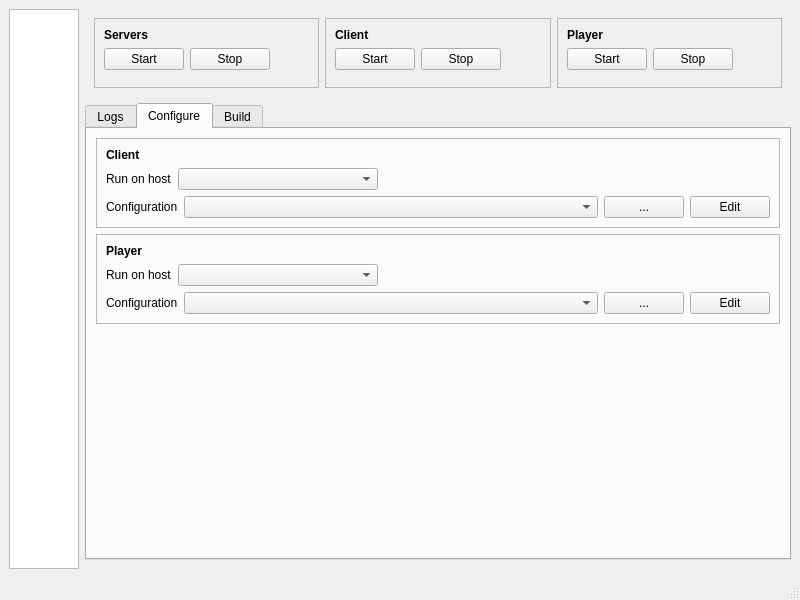
<?xml version="1.0" encoding="UTF-8"?>
<ui version="4.0">
 <class>MainWindow</class>
 <widget class="QMainWindow" name="MainWindow">
  <property name="geometry">
   <rect>
    <x>0</x>
    <y>0</y>
    <width>800</width>
    <height>600</height>
   </rect>
  </property>
  <property name="windowTitle">
   <string>CAST Control</string>
  </property>
  <property name="locale">
   <locale language="English" country="UnitedStates"/>
  </property>
  <widget class="QWidget" name="centralwidget">
   <layout class="QHBoxLayout" name="horizontalLayout">
    <item>
     <widget class="QTreeView" name="processTree">
      <property name="sizePolicy">
       <sizepolicy hsizetype="Expanding" vsizetype="Expanding">
        <horstretch>1</horstretch>
        <verstretch>0</verstretch>
       </sizepolicy>
      </property>
     </widget>
    </item>
    <item>
     <widget class="QFrame" name="frame_6">
      <property name="frameShape">
       <enum>QFrame::NoFrame</enum>
      </property>
      <property name="frameShadow">
       <enum>QFrame::Raised</enum>
      </property>
      <layout class="QVBoxLayout" name="verticalLayout_7">
       <property name="leftMargin">
        <number>0</number>
       </property>
       <property name="topMargin">
        <number>0</number>
       </property>
       <property name="rightMargin">
        <number>0</number>
       </property>
       <item>
        <widget class="QFrame" name="frame_5">
         <property name="sizePolicy">
          <sizepolicy hsizetype="Preferred" vsizetype="MinimumExpanding">
           <horstretch>0</horstretch>
           <verstretch>0</verstretch>
          </sizepolicy>
         </property>
         <property name="frameShape">
          <enum>QFrame::NoFrame</enum>
         </property>
         <property name="frameShadow">
          <enum>QFrame::Raised</enum>
         </property>
         <layout class="QHBoxLayout" name="horizontalLayout_5">
          <item>
           <widget class="QFrame" name="frame">
            <property name="sizePolicy">
             <sizepolicy hsizetype="Preferred" vsizetype="Minimum">
              <horstretch>0</horstretch>
              <verstretch>0</verstretch>
             </sizepolicy>
            </property>
            <property name="frameShape">
             <enum>QFrame::StyledPanel</enum>
            </property>
            <property name="frameShadow">
             <enum>QFrame::Raised</enum>
            </property>
            <layout class="QVBoxLayout" name="verticalLayout_3">
             <item>
              <widget class="QLabel" name="label">
               <property name="font">
                <font>
                 <weight>75</weight>
                 <bold>true</bold>
                </font>
               </property>
               <property name="text">
                <string>Servers</string>
               </property>
              </widget>
             </item>
             <item>
              <layout class="QHBoxLayout" name="horizontalLayout_3">
               <item>
                <widget class="QPushButton" name="btServerStart">
                 <property name="text">
                  <string>Start</string>
                 </property>
                </widget>
               </item>
               <item>
                <widget class="QPushButton" name="btServerStop">
                 <property name="text">
                  <string>Stop</string>
                 </property>
                </widget>
               </item>
               <item>
                <spacer name="horizontalSpacer_2">
                 <property name="orientation">
                  <enum>Qt::Horizontal</enum>
                 </property>
                 <property name="sizeHint" stdset="0">
                  <size>
                   <width>40</width>
                   <height>20</height>
                  </size>
                 </property>
                </spacer>
               </item>
              </layout>
             </item>
             <item>
              <spacer name="verticalSpacer">
               <property name="orientation">
                <enum>Qt::Vertical</enum>
               </property>
               <property name="sizeType">
                <enum>QSizePolicy::MinimumExpanding</enum>
               </property>
               <property name="sizeHint" stdset="0">
                <size>
                 <width>20</width>
                 <height>8</height>
                </size>
               </property>
              </spacer>
             </item>
            </layout>
           </widget>
          </item>
          <item>
           <widget class="QFrame" name="frame_2">
            <property name="sizePolicy">
             <sizepolicy hsizetype="Preferred" vsizetype="Minimum">
              <horstretch>0</horstretch>
              <verstretch>0</verstretch>
             </sizepolicy>
            </property>
            <property name="frameShape">
             <enum>QFrame::StyledPanel</enum>
            </property>
            <property name="frameShadow">
             <enum>QFrame::Raised</enum>
            </property>
            <layout class="QVBoxLayout" name="verticalLayout_4">
             <item>
              <widget class="QLabel" name="label_2">
               <property name="font">
                <font>
                 <weight>75</weight>
                 <bold>true</bold>
                </font>
               </property>
               <property name="text">
                <string>Client</string>
               </property>
              </widget>
             </item>
             <item>
              <layout class="QHBoxLayout" name="horizontalLayout_4">
               <item>
                <widget class="QPushButton" name="btClientStart">
                 <property name="text">
                  <string>Start</string>
                 </property>
                </widget>
               </item>
               <item>
                <widget class="QPushButton" name="btClientStop">
                 <property name="text">
                  <string>Stop</string>
                 </property>
                </widget>
               </item>
               <item>
                <spacer name="horizontalSpacer_3">
                 <property name="orientation">
                  <enum>Qt::Horizontal</enum>
                 </property>
                 <property name="sizeHint" stdset="0">
                  <size>
                   <width>40</width>
                   <height>20</height>
                  </size>
                 </property>
                </spacer>
               </item>
              </layout>
             </item>
             <item>
              <spacer name="verticalSpacer_2">
               <property name="orientation">
                <enum>Qt::Vertical</enum>
               </property>
               <property name="sizeType">
                <enum>QSizePolicy::MinimumExpanding</enum>
               </property>
               <property name="sizeHint" stdset="0">
                <size>
                 <width>20</width>
                 <height>8</height>
                </size>
               </property>
              </spacer>
             </item>
            </layout>
           </widget>
          </item>
          <item>
           <widget class="QFrame" name="frame_3">
            <property name="sizePolicy">
             <sizepolicy hsizetype="Preferred" vsizetype="Minimum">
              <horstretch>0</horstretch>
              <verstretch>0</verstretch>
             </sizepolicy>
            </property>
            <property name="frameShape">
             <enum>QFrame::StyledPanel</enum>
            </property>
            <property name="frameShadow">
             <enum>QFrame::Raised</enum>
            </property>
            <layout class="QVBoxLayout" name="verticalLayout_5">
             <item>
              <widget class="QLabel" name="label_9">
               <property name="font">
                <font>
                 <weight>75</weight>
                 <bold>true</bold>
                </font>
               </property>
               <property name="text">
                <string>Player</string>
               </property>
              </widget>
             </item>
             <item>
              <layout class="QHBoxLayout" name="horizontalLayout_8">
               <item>
                <widget class="QPushButton" name="btPlayerStart">
                 <property name="text">
                  <string>Start</string>
                 </property>
                </widget>
               </item>
               <item>
                <widget class="QPushButton" name="btPlayerStop">
                 <property name="text">
                  <string>Stop</string>
                 </property>
                </widget>
               </item>
               <item>
                <spacer name="horizontalSpacer_4">
                 <property name="orientation">
                  <enum>Qt::Horizontal</enum>
                 </property>
                 <property name="sizeHint" stdset="0">
                  <size>
                   <width>40</width>
                   <height>20</height>
                  </size>
                 </property>
                </spacer>
               </item>
              </layout>
             </item>
             <item>
              <spacer name="verticalSpacer_3">
               <property name="orientation">
                <enum>Qt::Vertical</enum>
               </property>
               <property name="sizeType">
                <enum>QSizePolicy::MinimumExpanding</enum>
               </property>
               <property name="sizeHint" stdset="0">
                <size>
                 <width>20</width>
                 <height>8</height>
                </size>
               </property>
              </spacer>
             </item>
            </layout>
           </widget>
          </item>
         </layout>
         <zorder>frame_3</zorder>
         <zorder>frame</zorder>
         <zorder>frame_2</zorder>
         <zorder>frame_3</zorder>
        </widget>
       </item>
       <item>
        <widget class="QTabWidget" name="tabWidget">
         <property name="sizePolicy">
          <sizepolicy hsizetype="Expanding" vsizetype="Expanding">
           <horstretch>3</horstretch>
           <verstretch>1</verstretch>
          </sizepolicy>
         </property>
         <property name="currentIndex">
          <number>1</number>
         </property>
         <widget class="QWidget" name="tab">
          <attribute name="title">
           <string>Logs</string>
          </attribute>
          <layout class="QVBoxLayout" name="verticalLayout">
           <item>
            <layout class="QHBoxLayout" name="horizontalLayout_2">
             <item>
              <widget class="QComboBox" name="logfileCmbx">
               <property name="sizePolicy">
                <sizepolicy hsizetype="Maximum" vsizetype="Fixed">
                 <horstretch>4</horstretch>
                 <verstretch>0</verstretch>
                </sizepolicy>
               </property>
               <property name="minimumSize">
                <size>
                 <width>200</width>
                 <height>0</height>
                </size>
               </property>
               <property name="statusTip">
                <string>Active log</string>
               </property>
              </widget>
             </item>
             <item>
              <widget class="QPushButton" name="btLogViewAll">
               <property name="text">
                <string>All</string>
               </property>
              </widget>
             </item>
             <item>
              <widget class="QPushButton" name="btLogViewControl">
               <property name="text">
                <string>Control</string>
               </property>
              </widget>
             </item>
             <item>
              <spacer name="horizontalSpacer">
               <property name="orientation">
                <enum>Qt::Horizontal</enum>
               </property>
               <property name="sizeHint" stdset="0">
                <size>
                 <width>88</width>
                 <height>17</height>
                </size>
               </property>
              </spacer>
             </item>
            </layout>
           </item>
           <item>
            <widget class="QTextEdit" name="mainLogfileTxt"/>
           </item>
          </layout>
         </widget>
         <widget class="QWidget" name="tab_2">
          <attribute name="title">
           <string>Configure</string>
          </attribute>
          <layout class="QVBoxLayout" name="verticalLayout_2">
           <item>
            <widget class="QFrame" name="frame_11">
             <property name="frameShape">
              <enum>QFrame::StyledPanel</enum>
             </property>
             <property name="frameShadow">
              <enum>QFrame::Raised</enum>
             </property>
             <layout class="QVBoxLayout" name="verticalLayout_14">
              <item>
               <widget class="QLabel" name="label_3">
                <property name="font">
                 <font>
                  <weight>75</weight>
                  <bold>true</bold>
                 </font>
                </property>
                <property name="text">
                 <string>Client</string>
                </property>
               </widget>
              </item>
              <item>
               <layout class="QHBoxLayout" name="horizontalLayout_13">
                <item>
                 <widget class="QLabel" name="label_14">
                  <property name="text">
                   <string>Run on host</string>
                  </property>
                 </widget>
                </item>
                <item>
                 <widget class="QComboBox" name="clientHostCmbx">
                  <property name="sizePolicy">
                   <sizepolicy hsizetype="Preferred" vsizetype="Fixed">
                    <horstretch>0</horstretch>
                    <verstretch>0</verstretch>
                   </sizepolicy>
                  </property>
                  <property name="minimumSize">
                   <size>
                    <width>200</width>
                    <height>0</height>
                   </size>
                  </property>
                 </widget>
                </item>
                <item>
                 <spacer name="horizontalSpacer_8">
                  <property name="orientation">
                   <enum>Qt::Horizontal</enum>
                  </property>
                  <property name="sizeHint" stdset="0">
                   <size>
                    <width>40</width>
                    <height>20</height>
                   </size>
                  </property>
                 </spacer>
                </item>
               </layout>
              </item>
              <item>
               <layout class="QHBoxLayout" name="horizontalLayout_14">
                <item>
                 <widget class="QLabel" name="label_6">
                  <property name="text">
                   <string>Configuration</string>
                  </property>
                 </widget>
                </item>
                <item>
                 <widget class="QComboBox" name="clientConfigCmbx">
                  <property name="sizePolicy">
                   <sizepolicy hsizetype="Expanding" vsizetype="Fixed">
                    <horstretch>4</horstretch>
                    <verstretch>0</verstretch>
                   </sizepolicy>
                  </property>
                  <property name="minimumSize">
                   <size>
                    <width>200</width>
                    <height>0</height>
                   </size>
                  </property>
                  <property name="statusTip">
                   <string>CAST configuration file </string>
                  </property>
                 </widget>
                </item>
                <item>
                 <widget class="QPushButton" name="btBrowseCastFile">
                  <property name="text">
                   <string>...</string>
                  </property>
                 </widget>
                </item>
                <item>
                 <widget class="QPushButton" name="btEditClientConfig">
                  <property name="text">
                   <string>Edit</string>
                  </property>
                 </widget>
                </item>
               </layout>
              </item>
             </layout>
            </widget>
           </item>
           <item>
            <widget class="QFrame" name="frame_10">
             <property name="frameShape">
              <enum>QFrame::StyledPanel</enum>
             </property>
             <property name="frameShadow">
              <enum>QFrame::Raised</enum>
             </property>
             <layout class="QVBoxLayout" name="verticalLayout_13">
              <item>
               <widget class="QLabel" name="label_12">
                <property name="font">
                 <font>
                  <weight>75</weight>
                  <bold>true</bold>
                 </font>
                </property>
                <property name="text">
                 <string>Player</string>
                </property>
               </widget>
              </item>
              <item>
               <layout class="QHBoxLayout" name="horizontalLayout_11">
                <item>
                 <widget class="QLabel" name="label_13">
                  <property name="text">
                   <string>Run on host</string>
                  </property>
                 </widget>
                </item>
                <item>
                 <widget class="QComboBox" name="playerHostCmbx">
                  <property name="sizePolicy">
                   <sizepolicy hsizetype="Preferred" vsizetype="Fixed">
                    <horstretch>0</horstretch>
                    <verstretch>0</verstretch>
                   </sizepolicy>
                  </property>
                  <property name="minimumSize">
                   <size>
                    <width>200</width>
                    <height>0</height>
                   </size>
                  </property>
                 </widget>
                </item>
                <item>
                 <spacer name="horizontalSpacer_7">
                  <property name="orientation">
                   <enum>Qt::Horizontal</enum>
                  </property>
                  <property name="sizeHint" stdset="0">
                   <size>
                    <width>40</width>
                    <height>20</height>
                   </size>
                  </property>
                 </spacer>
                </item>
               </layout>
              </item>
              <item>
               <layout class="QHBoxLayout" name="horizontalLayout_12">
                <item>
                 <widget class="QLabel" name="label_8">
                  <property name="text">
                   <string>Configuration</string>
                  </property>
                 </widget>
                </item>
                <item>
                 <widget class="QComboBox" name="playerConfigCmbx">
                  <property name="sizePolicy">
                   <sizepolicy hsizetype="Expanding" vsizetype="Fixed">
                    <horstretch>4</horstretch>
                    <verstretch>0</verstretch>
                   </sizepolicy>
                  </property>
                  <property name="minimumSize">
                   <size>
                    <width>200</width>
                    <height>0</height>
                   </size>
                  </property>
                  <property name="statusTip">
                   <string>Player configuration file</string>
                  </property>
                 </widget>
                </item>
                <item>
                 <widget class="QPushButton" name="btBrowsePlayerFile">
                  <property name="text">
                   <string>...</string>
                  </property>
                 </widget>
                </item>
                <item>
                 <widget class="QPushButton" name="btEditPlayerConfig">
                  <property name="text">
                   <string>Edit</string>
                  </property>
                 </widget>
                </item>
               </layout>
              </item>
             </layout>
            </widget>
           </item>
           <item>
            <spacer name="verticalSpacer_4">
             <property name="orientation">
              <enum>Qt::Vertical</enum>
             </property>
             <property name="sizeHint" stdset="0">
              <size>
               <width>20</width>
               <height>235</height>
              </size>
             </property>
            </spacer>
           </item>
          </layout>
         </widget>
         <widget class="QWidget" name="tab_4">
          <attribute name="title">
           <string>Build</string>
          </attribute>
          <widget class="QPushButton" name="btBuild">
           <property name="geometry">
            <rect>
             <x>230</x>
             <y>40</y>
             <width>65</width>
             <height>24</height>
            </rect>
           </property>
           <property name="text">
            <string>BUILD</string>
           </property>
          </widget>
         </widget>
        </widget>
       </item>
      </layout>
     </widget>
    </item>
   </layout>
  </widget>
  <widget class="QMenuBar" name="menubar">
   <property name="geometry">
    <rect>
     <x>0</x>
     <y>0</y>
     <width>800</width>
     <height>23</height>
    </rect>
   </property>
  </widget>
  <widget class="QStatusBar" name="statusbar"/>
 </widget>
 <resources/>
 <connections/>
</ui>
